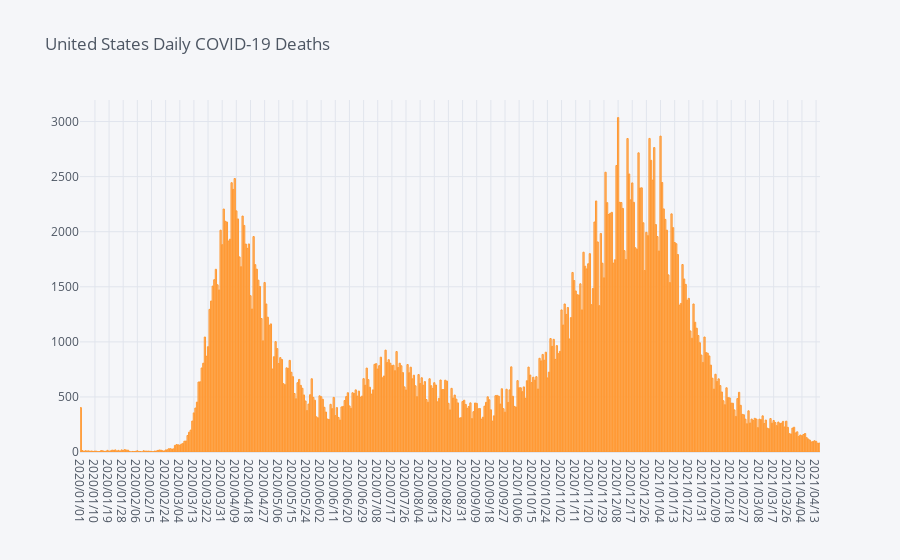

The code cell stored with this chart in its notebook:
### Code cell
# create interactive bar plot showing number of deaths by date
deaths_date.iplot(kind='bar', x ='date', y ='count', title='United States Daily COVID-19 Deaths')

### Figure 1 — Plotly figure (JSON) as saved in the notebook; plotly's stock layout.template omitted (floating-point values rounded to 4 significant figures; data arrays with more than 128 entries replaced by an {"elided": "..."} marker saying what was removed)
{"data": [{"marker": {"color": "rgba(255, 153, 51, 0.6)", "line": {"color": "rgba(255, 153, 51, 1.0)", "width": 1}}, "name": "count", "orientation": "v", "text": "", "type": "bar", "x": {"elided": "471 str values"}, "y": {"elided": "471 int values"}}], "layout": {"legend": {"bgcolor": "#F5F6F9", "font": {"color": "#4D5663"}}, "paper_bgcolor": "#F5F6F9", "plot_bgcolor": "#F5F6F9", "title": {"font": {"color": "#4D5663"}, "text": "United States Daily COVID-19 Deaths"}, "xaxis": {"gridcolor": "#E1E5ED", "showgrid": true, "tickfont": {"color": "#4D5663"}, "title": {"font": {"color": "#4D5663"}, "text": ""}, "zerolinecolor": "#E1E5ED"}, "yaxis": {"gridcolor": "#E1E5ED", "showgrid": true, "tickfont": {"color": "#4D5663"}, "title": {"font": {"color": "#4D5663"}, "text": ""}, "zerolinecolor": "#E1E5ED"}}}
